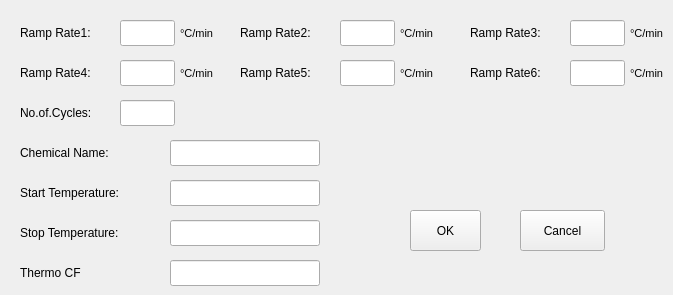
        <widget class="QWidget" name="tab_6">
         <attribute name="title">
          <string>Thermodynamic Calibration</string>
         </attribute>
         <widget class="QLabel" name="label_15">
          <property name="geometry">
           <rect>
            <x>20</x>
            <y>20</y>
            <width>110</width>
            <height>26</height>
           </rect>
          </property>
          <property name="text">
           <string>Ramp Rate1:</string>
          </property>
         </widget>
         <widget class="QLineEdit" name="lineEdit_3">
          <property name="enabled">
           <bool>true</bool>
          </property>
          <property name="geometry">
           <rect>
            <x>120</x>
            <y>20</y>
            <width>55</width>
            <height>26</height>
           </rect>
          </property>
         </widget>
         <widget class="QLabel" name="label_29">
          <property name="geometry">
           <rect>
            <x>180</x>
            <y>20</y>
            <width>34</width>
            <height>26</height>
           </rect>
          </property>
          <property name="font">
           <font>
            <pointsize>8</pointsize>
           </font>
          </property>
          <property name="text">
           <string>°C/min</string>
          </property>
         </widget>
         <widget class="QLabel" name="label_20">
          <property name="geometry">
           <rect>
            <x>20</x>
            <y>100</y>
            <width>150</width>
            <height>26</height>
           </rect>
          </property>
          <property name="text">
           <string>No.of.Cycles:</string>
          </property>
         </widget>
         <widget class="QLineEdit" name="lineEdit_10">
          <property name="geometry">
           <rect>
            <x>120</x>
            <y>100</y>
            <width>55</width>
            <height>26</height>
           </rect>
          </property>
         </widget>
         <widget class="QPushButton" name="pushButton_33">
          <property name="geometry">
           <rect>
            <x>410</x>
            <y>210</y>
            <width>71</width>
            <height>41</height>
           </rect>
          </property>
          <property name="text">
           <string>OK</string>
          </property>
         </widget>
         <widget class="QPushButton" name="pushButton_34">
          <property name="geometry">
           <rect>
            <x>520</x>
            <y>210</y>
            <width>85</width>
            <height>41</height>
           </rect>
          </property>
          <property name="text">
           <string>Cancel</string>
          </property>
         </widget>
         <widget class="QLabel" name="label_19">
          <property name="geometry">
           <rect>
            <x>240</x>
            <y>20</y>
            <width>110</width>
            <height>26</height>
           </rect>
          </property>
          <property name="text">
           <string>Ramp Rate2:</string>
          </property>
         </widget>
         <widget class="QLineEdit" name="lineEdit_9">
          <property name="geometry">
           <rect>
            <x>340</x>
            <y>20</y>
            <width>55</width>
            <height>26</height>
           </rect>
          </property>
         </widget>
         <widget class="QLabel" name="label_30">
          <property name="geometry">
           <rect>
            <x>400</x>
            <y>20</y>
            <width>34</width>
            <height>26</height>
           </rect>
          </property>
          <property name="font">
           <font>
            <pointsize>8</pointsize>
           </font>
          </property>
          <property name="text">
           <string>°C/min</string>
          </property>
         </widget>
         <widget class="QLabel" name="label_21">
          <property name="geometry">
           <rect>
            <x>470</x>
            <y>20</y>
            <width>110</width>
            <height>26</height>
           </rect>
          </property>
          <property name="text">
           <string>Ramp Rate3:</string>
          </property>
         </widget>
         <widget class="QLineEdit" name="lineEdit_11">
          <property name="geometry">
           <rect>
            <x>570</x>
            <y>20</y>
            <width>55</width>
            <height>26</height>
           </rect>
          </property>
         </widget>
         <widget class="QLabel" name="label_32">
          <property name="geometry">
           <rect>
            <x>630</x>
            <y>20</y>
            <width>34</width>
            <height>26</height>
           </rect>
          </property>
          <property name="font">
           <font>
            <pointsize>8</pointsize>
           </font>
          </property>
          <property name="text">
           <string>°C/min</string>
          </property>
         </widget>
         <widget class="QLabel" name="label_42">
          <property name="geometry">
           <rect>
            <x>470</x>
            <y>60</y>
            <width>110</width>
            <height>26</height>
           </rect>
          </property>
          <property name="text">
           <string>Ramp Rate6:</string>
          </property>
         </widget>
         <widget class="QLineEdit" name="lineEdit_18">
          <property name="geometry">
           <rect>
            <x>570</x>
            <y>60</y>
            <width>55</width>
            <height>26</height>
           </rect>
          </property>
         </widget>
         <widget class="QLabel" name="label_45">
          <property name="geometry">
           <rect>
            <x>630</x>
            <y>60</y>
            <width>34</width>
            <height>26</height>
           </rect>
          </property>
          <property name="font">
           <font>
            <pointsize>8</pointsize>
           </font>
          </property>
          <property name="text">
           <string>°C/min</string>
          </property>
         </widget>
         <widget class="QLabel" name="label_26">
          <property name="geometry">
           <rect>
            <x>240</x>
            <y>60</y>
            <width>110</width>
            <height>26</height>
           </rect>
          </property>
          <property name="text">
           <string>Ramp Rate5:</string>
          </property>
         </widget>
         <widget class="QLineEdit" name="lineEdit_17">
          <property name="geometry">
           <rect>
            <x>340</x>
            <y>60</y>
            <width>55</width>
            <height>26</height>
           </rect>
          </property>
         </widget>
         <widget class="QLabel" name="label_34">
          <property name="geometry">
           <rect>
            <x>400</x>
            <y>60</y>
            <width>34</width>
            <height>26</height>
           </rect>
          </property>
          <property name="font">
           <font>
            <pointsize>8</pointsize>
           </font>
          </property>
          <property name="text">
           <string>°C/min</string>
          </property>
         </widget>
         <widget class="QLabel" name="label_22">
          <property name="geometry">
           <rect>
            <x>20</x>
            <y>60</y>
            <width>110</width>
            <height>26</height>
           </rect>
          </property>
          <property name="text">
           <string>Ramp Rate4:</string>
          </property>
         </widget>
         <widget class="QLineEdit" name="lineEdit_14">
          <property name="geometry">
           <rect>
            <x>120</x>
            <y>60</y>
            <width>55</width>
            <height>26</height>
           </rect>
          </property>
         </widget>
         <widget class="QLabel" name="label_33">
          <property name="geometry">
           <rect>
            <x>180</x>
            <y>60</y>
            <width>34</width>
            <height>26</height>
           </rect>
          </property>
          <property name="font">
           <font>
            <pointsize>8</pointsize>
           </font>
          </property>
          <property name="text">
           <string>°C/min</string>
          </property>
         </widget>
         <widget class="QLabel" name="label_46">
          <property name="geometry">
           <rect>
            <x>20</x>
            <y>140</y>
            <width>150</width>
            <height>26</height>
           </rect>
          </property>
          <property name="text">
           <string>Chemical Name:    </string>
          </property>
         </widget>
         <widget class="QLineEdit" name="lineEdit_20">
          <property name="geometry">
           <rect>
            <x>170</x>
            <y>140</y>
            <width>150</width>
            <height>26</height>
           </rect>
          </property>
         </widget>
         <widget class="QLabel" name="label_71">
          <property name="geometry">
           <rect>
            <x>20</x>
            <y>180</y>
            <width>150</width>
            <height>26</height>
           </rect>
          </property>
          <property name="text">
           <string>Start Temperature:</string>
          </property>
         </widget>
         <widget class="QLineEdit" name="lineEdit_22">
          <property name="geometry">
           <rect>
            <x>170</x>
            <y>180</y>
            <width>150</width>
            <height>26</height>
           </rect>
          </property>
         </widget>
         <widget class="QLabel" name="label_47">
          <property name="geometry">
           <rect>
            <x>20</x>
            <y>220</y>
            <width>150</width>
            <height>26</height>
           </rect>
          </property>
          <property name="text">
           <string>Stop Temperature:  </string>
          </property>
         </widget>
         <widget class="QLineEdit" name="lineEdit_21">
          <property name="geometry">
           <rect>
            <x>170</x>
            <y>220</y>
            <width>150</width>
            <height>26</height>
           </rect>
          </property>
         </widget>
         <widget class="QLineEdit" name="lineEdit_37">
          <property name="geometry">
           <rect>
            <x>170</x>
            <y>260</y>
            <width>150</width>
            <height>26</height>
           </rect>
          </property>
         </widget>
         <widget class="QLabel" name="label_76">
          <property name="geometry">
           <rect>
            <x>20</x>
            <y>260</y>
            <width>150</width>
            <height>26</height>
           </rect>
          </property>
          <property name="text">
           <string>Thermo CF</string>
          </property>
         </widget>
         <zorder>pushButton_34</zorder>
         <zorder>pushButton_33</zorder>
         <zorder>label_19</zorder>
         <zorder>lineEdit_9</zorder>
         <zorder>label_30</zorder>
         <zorder>label_21</zorder>
         <zorder>lineEdit_11</zorder>
         <zorder>label_32</zorder>
         <zorder>lineEdit_3</zorder>
         <zorder>label_29</zorder>
         <zorder>label_15</zorder>
         <zorder>label_42</zorder>
         <zorder>lineEdit_18</zorder>
         <zorder>label_45</zorder>
         <zorder>label_26</zorder>
         <zorder>lineEdit_17</zorder>
         <zorder>label_34</zorder>
         <zorder>label_22</zorder>
         <zorder>lineEdit_14</zorder>
         <zorder>label_33</zorder>
         <zorder>label_20</zorder>
         <zorder>lineEdit_10</zorder>
         <zorder>label_46</zorder>
         <zorder>lineEdit_20</zorder>
         <zorder>label_71</zorder>
         <zorder>lineEdit_22</zorder>
         <zorder>label_47</zorder>
         <zorder>lineEdit_21</zorder>
         <zorder>lineEdit_37</zorder>
         <zorder>label_76</zorder>
        </widget>
